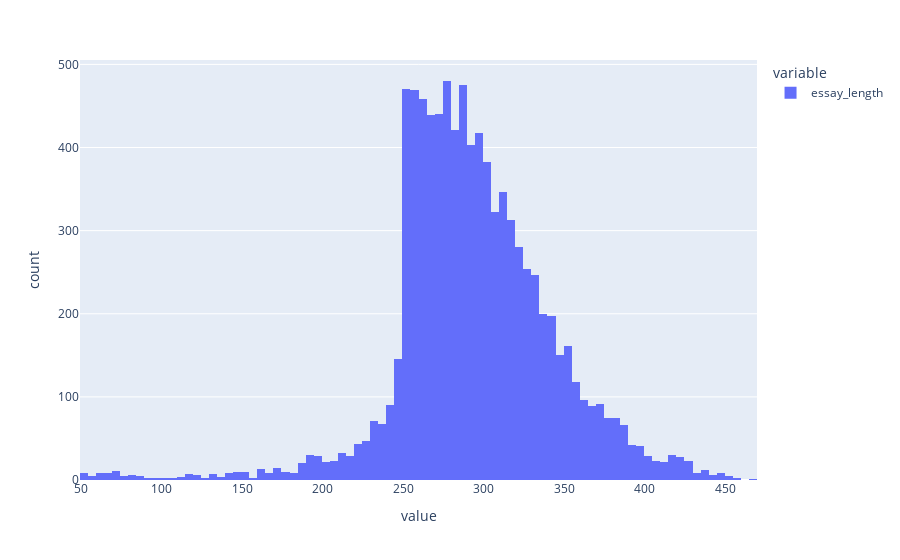

Notebook source saved alongside this figure:
### Markdown cell above
### Essay Length Histogram

Visualize the distribution of essay lengths using a histogram.

### Code cell
# Plotting the Distribution
df["essay_length"].hist(bins=100)

### Figure 1 — Plotly figure (JSON) as saved in the notebook; plotly's stock layout.template omitted (floating-point values rounded to 4 significant figures; data arrays with more than 128 entries replaced by an {"elided": "..."} marker saying what was removed)
{"data": [{"bingroup": "x", "hovertemplate": "variable=essay_length<br>value=%{x}<br>count=%{y}<extra></extra>", "legendgroup": "essay_length", "marker": {"color": "#636efa", "pattern": {"shape": ""}}, "name": "essay_length", "orientation": "v", "showlegend": true, "type": "histogram", "x": {"elided": "9048 int values"}, "xaxis": "x", "yaxis": "y"}], "layout": {"barmode": "relative", "legend": {"title": {"text": "variable"}, "tracegroupgap": 0}, "margin": {"t": 60}, "xaxis": {"anchor": "y", "domain": [0, 1], "title": {"text": "value"}}, "yaxis": {"anchor": "x", "domain": [0, 1], "title": {"text": "count"}}}}
